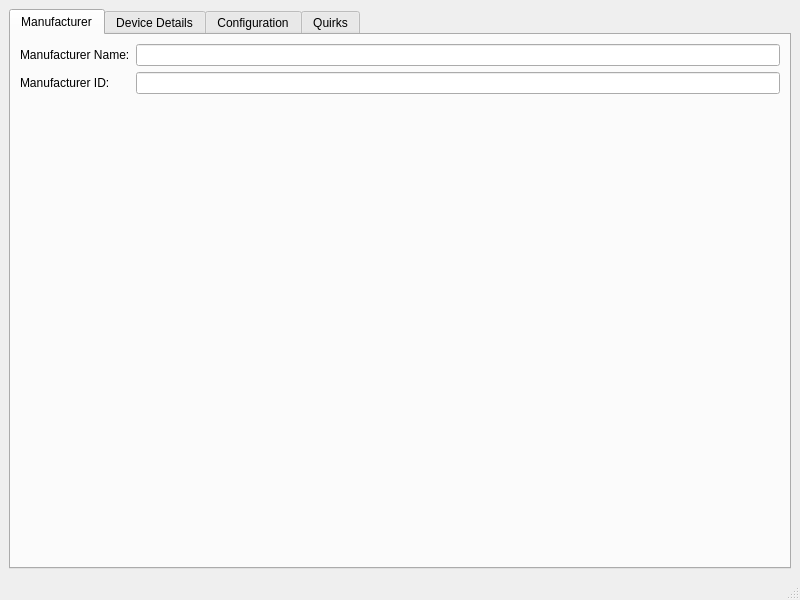
<?xml version="1.0" encoding="UTF-8"?>
<ui version="4.0">
 <class>DeviceDB</class>
 <widget class="QMainWindow" name="DeviceDB">
  <property name="geometry">
   <rect>
    <x>0</x>
    <y>0</y>
    <width>800</width>
    <height>600</height>
   </rect>
  </property>
  <property name="windowTitle">
   <string>MainWindow</string>
  </property>
  <widget class="QWidget" name="centralwidget">
   <layout class="QHBoxLayout" name="horizontalLayout">
    <item>
     <widget class="QTabWidget" name="DeviceDetails">
      <property name="currentIndex">
       <number>0</number>
      </property>
      <widget class="QWidget" name="ManufacturerSummary">
       <attribute name="title">
        <string>Manufacturer</string>
       </attribute>
       <layout class="QFormLayout" name="formLayout">
        <item row="0" column="0">
         <widget class="QLabel" name="label">
          <property name="text">
           <string>Manufacturer Name:</string>
          </property>
         </widget>
        </item>
        <item row="0" column="1">
         <widget class="QLineEdit" name="mname">
          <property name="readOnly">
           <bool>true</bool>
          </property>
         </widget>
        </item>
        <item row="1" column="0">
         <widget class="QLabel" name="label_2">
          <property name="text">
           <string>Manufacturer ID:</string>
          </property>
         </widget>
        </item>
        <item row="1" column="1">
         <widget class="QLineEdit" name="mid">
          <property name="readOnly">
           <bool>true</bool>
          </property>
         </widget>
        </item>
       </layout>
      </widget>
      <widget class="QWidget" name="ProductSummary">
       <attribute name="title">
        <string>Device Details</string>
       </attribute>
       <layout class="QFormLayout" name="formLayout_2">
        <item row="0" column="0">
         <widget class="QLabel" name="label_3">
          <property name="text">
           <string>Product Type:</string>
          </property>
         </widget>
        </item>
        <item row="0" column="1">
         <widget class="QLineEdit" name="ptype">
          <property name="readOnly">
           <bool>true</bool>
          </property>
         </widget>
        </item>
        <item row="1" column="0">
         <widget class="QLabel" name="label_4">
          <property name="text">
           <string>Product ID</string>
          </property>
         </widget>
        </item>
        <item row="2" column="0">
         <widget class="QLabel" name="label_5">
          <property name="text">
           <string>Product Name</string>
          </property>
         </widget>
        </item>
        <item row="3" column="0">
         <widget class="QLabel" name="label_6">
          <property name="text">
           <string>Product Config</string>
          </property>
         </widget>
        </item>
        <item row="1" column="1">
         <widget class="QLineEdit" name="pid">
          <property name="readOnly">
           <bool>true</bool>
          </property>
         </widget>
        </item>
        <item row="2" column="1">
         <widget class="QLineEdit" name="pname"/>
        </item>
        <item row="3" column="1">
         <widget class="QLineEdit" name="pconfig">
          <property name="readOnly">
           <bool>true</bool>
          </property>
         </widget>
        </item>
       </layout>
      </widget>
      <widget class="QWidget" name="ProductConfig">
       <attribute name="title">
        <string>Configuration</string>
       </attribute>
      </widget>
      <widget class="QWidget" name="ProductQuirks">
       <attribute name="title">
        <string>Quirks</string>
       </attribute>
      </widget>
     </widget>
    </item>
   </layout>
  </widget>
  <widget class="QMenuBar" name="menubar">
   <property name="geometry">
    <rect>
     <x>0</x>
     <y>0</y>
     <width>800</width>
     <height>28</height>
    </rect>
   </property>
  </widget>
  <widget class="QStatusBar" name="statusbar"/>
 </widget>
 <resources/>
 <connections/>
</ui>
